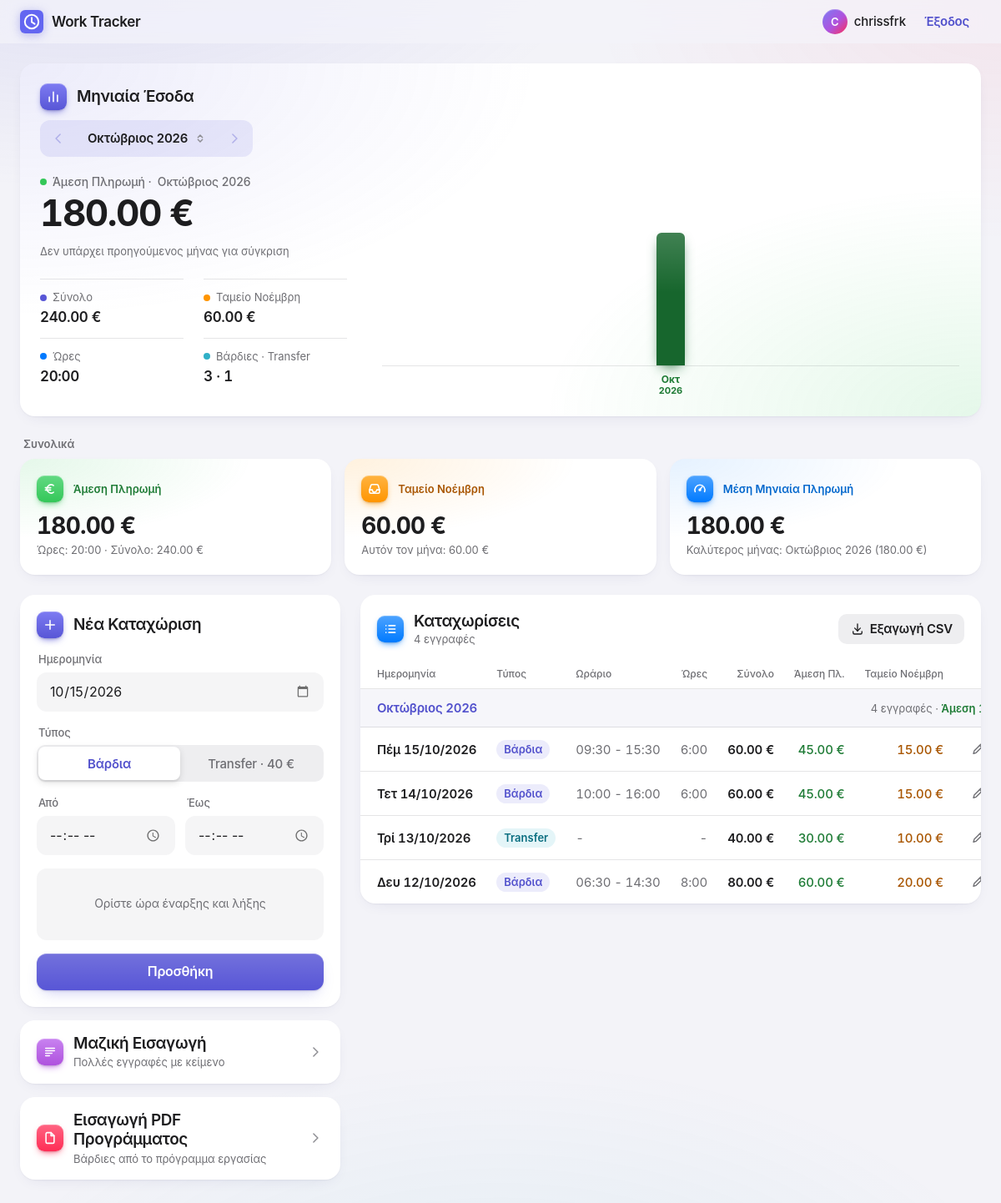
/ (signed in), run on the app's committed database.
### tables this page shows
CREATE TABLE users (
                    id INTEGER PRIMARY KEY AUTOINCREMENT,
                    username TEXT NOT NULL UNIQUE COLLATE NOCASE,
                    password_hash TEXT NOT NULL,
                    created_at TEXT
                );

CREATE TABLE records (
                    id INTEGER PRIMARY KEY AUTOINCREMENT,
                    date TEXT,
                    type TEXT,
                    description TEXT,
                    hours REAL,
                    total_eur REAL,
                    direct_eur REAL,
                    fund_eur REAL
                , user_id INTEGER REFERENCES users(id));

### app.py (the view)
@app.route("/")
def index():
    editing = None
    edit_id = request.args.get("edit", type=int)
    if edit_id is not None:
        editing = core.get_record(g.user["id"], edit_id)
    form = {"date": core.now_local().strftime("%Y-%m-%d"), "type": "shift", "start": "", "end": ""}
    if editing:
        form["date"] = editing["date"]
        form["type"] = editing["type"]
        if editing["type"] == "shift" and " - " in editing["description"]:
            form["start"], form["end"] = editing["description"].split(" - ")
    records = []
    for r in core.list_records(g.user["id"]):
        records.append({
            "id": r["id"],
            "month": r["date"][:7],
            "date": core.format_date_display(r["date"]),
            "type": r["type"],
            "desc": "-" if r["type"] == "transfer" else r["description"],
            "hours": core.format_hours_to_clock(r["hours"]),
            "total": f"{r['total_eur']:.2f} €",
            "direct": f"{r['direct_eur']:.2f} €",
            "fund": f"{r['fund_eur']:.2f} €",
        })
    monthly = core.get_monthly_totals(g.user["id"])
    months = core.get_month_overview(monthly)
    month_index = next((i for i, m in enumerate(months) if m["key"] == request.args.get("month")),
                       next(i for i, m in enumerate(months) if m["current"]))
    by_key = {m["key"]: m for m in months}
    record_groups = []
    for rec in records:
        if not record_groups or record_groups[-1]["key"] != rec["month"]:
            m = by_key.get(rec["month"], {})
            record_groups.append({"key": rec["month"], "label": m.get("label", rec["month"]),
                                  "direct": m.get("direct"), "records": []})
        record_groups[-1]["records"].append(rec)
    return render_template("index.html", stats=core.get_stats(monthly), records=records, record_groups=record_groups,
                           form=form, editing=editing, months=months, month_index=month_index)

### app.py (called while the page is built)
@app.before_request
def load_user():
    g.user = None
    user_id = session.get("user_id")
    if user_id is not None:
        g.user = core.get_user(user_id)
        if g.user is None:
            session.clear()
    if g.user is None and request.endpoint not in ("login", "register", "static"):
        return redirect(url_for("login"))

@app.context_processor
def inject_globals():
    return {"current_user": g.get("user"), "registration_open": bool(INVITE_CODE)}

### core.py (called while the page is built)
def now_local():
    return datetime.now(TZ)

def connect():
    return sqlite3.connect(DB_NAME)

def get_user(user_id):
    conn = connect()
    conn.row_factory = sqlite3.Row
    res = conn.execute("SELECT * FROM users WHERE id=?", (user_id,)).fetchone()
    conn.close()
    return dict(res) if res else None

def format_hours_to_clock(decimal_hours):
    if decimal_hours == 0: return "-"
    h = int(decimal_hours)
    m = int(round((decimal_hours - h) * 60))
    return f"{h}:{m:02d}"

def format_date_display(date_str):
    d = datetime.strptime(date_str, "%Y-%m-%d")
    return f"{GR_DAYS[d.weekday()]}  {d.strftime('%d/%m/%Y')}"

def list_records(user_id):
    conn = connect()
    conn.row_factory = sqlite3.Row
    rows = conn.execute("SELECT * FROM records WHERE user_id=? ORDER BY date DESC, id DESC", (user_id,)).fetchall()
    conn.close()
    return [dict(r) for r in rows]

def get_monthly_totals(user_id):
    conn = connect()
    conn.row_factory = sqlite3.Row
    rows = conn.execute("""SELECT substr(date, 1, 7) AS month, SUM(hours) AS hours, SUM(total_eur) AS total,
                                  SUM(direct_eur) AS direct, SUM(fund_eur) AS fund,
                                  SUM(type = 'shift') AS shifts, SUM(type = 'transfer') AS transfers
                           FROM records WHERE user_id=? GROUP BY month ORDER BY month""", (user_id,)).fetchall()
    conn.close()
    return [dict(r) for r in rows]

def month_range(first, last):
    year, month = map(int, first.split("-"))
    last_year, last_month = map(int, last.split("-"))
    while (year, month) <= (last_year, last_month):
        yield f"{year}-{month:02d}"
        year, month = (year + 1, 1) if month == 12 else (year, month + 1)

### templates/index.html (shortened to what this page needs)
{% extends "base.html" %}
{% from "_icons.html" import icon, chip %}
{% block navbar %}
<header class="navbar" id="navbar">
  <div class="navbar-inner">
    <h1 class="brand">
      <a href="{{ url_for('index') }}">
        <img src="{{ url_for('static', filename='icon.svg') }}" alt="" width="28" height="28">
        <span>Work Tracker</span>
      </a>
    </h1>
    <div class="account">
      <span class="avatar" aria-hidden="true">{{ current_user.username[:1]|upper }}</span>
      <span class="account-name">{{ current_user.username }}</span>
      <a class="btn btn-plain btn-sm" href="{{ url_for('logout') }}">Έξοδος</a>
    </div>
  </div>
</header>
{% endblock %}
{% block content %}
{% set m = months[month_index] %}
{% set prev_url = url_for('index', month=months[month_index - 1].key) ~ '#revenue' if month_index > 0 else None %}
{% set next_url = url_for('index', month=months[month_index + 1].key) ~ '#revenue' if month_index < months|length - 1 else None %}
<section class="card overview" id="revenue" aria-labelledby="revenue-title">
  <div class="overview-summary">
    <div class="overview-head">
      <div class="card-title">{{ chip('chart', 'indigo') }}<h2 class="title3" id="revenue-title">Μηνιαία Έσοδα</h2></div>
      <form method="get" action="{{ url_for('index') }}#revenue" class="stepper">
        <a class="btn btn-icon" data-step="-1" aria-label="Προηγούμενος μήνας"
           {% if prev_url %}href="{{ prev_url }}"{% else %}aria-disabled="true"{% endif %}>{{ icon('chevron-left') }}</a>
        <select name="month" aria-label="Επιλογή μήνα">
          {% for o in months|reverse %}
          <option value="{{ o.key }}" {% if o.key == m.key %}selected{% endif %}>{{ o.label }}</option>
          {% endfor %}
        </select>
        <a class="btn btn-icon" data-step="1" aria-label="Επόμενος μήνας"
           {% if next_url %}href="{{ next_url }}"{% else %}aria-disabled="true"{% endif %}>{{ icon('chevron-right') }}</a>
      </form>
    </div>
    <div class="overview-hero" aria-live="polite">
      <p class="key key-direct">Άμεση Πληρωμή · <span data-field="label">{{ m.label }}</span></p>
      <p class="hero-value" data-field="direct">{{ m.direct }}</p>
      <p class="delta">
        {% set no_delta = 'Δεν υπάρχει προηγούμενος μήνας για σύγκριση' %}
        <span data-field="vs" data-empty="{{ no_delta }}">{{ m.delta.vs if m.delta else no_delta }}</span>
      </p>
    </div>
    <dl class="metrics">
      <div><dt class="key key-total">Σύνολο</dt><dd data-field="total">{{ m.total }}</dd></div>
      <div><dt class="key key-fund">Ταμείο Νοέμβρη</dt><dd data-field="fund">{{ m.fund }}</dd></div>
      <div><dt class="key key-hours">Ώρες</dt><dd data-field="hours">{{ m.hours }}</dd></div>
      <div><dt class="key key-count">Βάρδιες · Transfer</dt><dd data-field="counts">{{ m.counts }}</dd></div>
    </dl>
  </div>
  <div class="chart-wrap">
    <div class="chart" aria-label="Άμεση πληρωμή ανά μήνα">
      {% for o in months %}
      <a class="bar{% if o.current %} is-current{% endif %}" href="{{ url_for('index', month=o.key) }}#revenue"
         tabindex="-1" title="{{ o.label }} · {{ o.direct }}" aria-label="{{ o.label }}: {{ o.direct }}"
         aria-current="{{ 'true' if loop.index0 == month_index else 'false' }}">
        <span class="bar-track"><span class="bar-fill" style="--h: {{ o.height }}%"></span></span>
        <span class="bar-label">{{ o.short }}<small>{{ o.year if loop.first or o.key.endswith('-01') else '' }}</small></span>
      </a>
      {% endfor %}
    </div>
  </div>
</section>
<section class="totals" aria-labelledby="totals-title">
  <h2 class="section-label" id="totals-title">Συνολικά</h2>
  <div class="stats">
    {% for key, title, tone, glyph in [('total', 'Άμεση Πληρωμή', 'green', 'euro'),
                                        ('fund', 'Ταμείο Νοέμβρη', 'orange', 'tray'),
                                        ('avg', 'Μέση Μηνιαία Πληρωμή', 'blue', 'gauge')] %}
    <div class="card stat tone-{{ tone }}">
      <div class="stat-head">{{ chip(glyph, tone) }}<p class="stat-label">{{ title }}</p></div>
      <p class="stat-value">{{ stats[key][0] }}</p>
      <p class="stat-sub">{{ stats[key][1] }}</p>
    </div>
    {% endfor %}
  </div>
</section>
<div class="workspace">
  <aside class="sidebar">
    <form method="post" id="entry-form" class="card entry stack{% if editing %} is-editing{% endif %}"
          action="{{ url_for('save_record', rec_id=editing.id) if editing else url_for('create_record') }}">
      <div class="card-header">
        <div class="card-title">{{ chip('pencil' if editing else 'plus', 'indigo') }}<h2 class="title3">{{ 'Επεξεργασία Καταχώρισης' if editing else 'Νέα Καταχώριση' }}</h2></div>
      </div>
      <div class="field">
        <label class="field-label" for="date">Ημερομηνία</label>
        <input type="date" id="date" name="date" value="{{ form.date }}" required>
      </div>
      <fieldset class="field">
        <legend class="field-label">Τύπος</legend>
        <div class="segmented">
          <label><input type="radio" name="type" value="shift" {% if form.type == 'shift' %}checked{% endif %}><span>Βάρδια</span></label>
          <label><input type="radio" name="type" value="transfer" {% if form.type == 'transfer' %}checked{% endif %}><span>Transfer · 40 €</span></label>
        </div>
      </fieldset>
      <div class="collapsible" id="time-fields">
        <div class="collapsible-body">
          <div class="field-row">
            <div class="field">
              <label class="field-label" for="start">Από</label>
              <input type="time" id="start" name="start" value="{{ form.start }}">
            </div>
            <div class="field">
              <label class="field-label" for="end">Έως</label>
              <input type="time" id="end" name="end" value="{{ form.end }}">
            </div>
          </div>
        </div>
      </div>
      <output class="preview" id="preview" for="start end" aria-live="polite"></output>
      <div class="btn-row">
        <button type="submit" class="btn btn-primary">{{ 'Αποθήκευση' if editing else 'Προσθήκη' }}</button>
      </div>
    </form>
    <details class="card disclosure">
      <summary>
        {{ chip('text', 'purple') }}
        <span class="disclosure-title">
          <span class="title3">Μαζική Εισαγωγή</span>
          <span class="footnote secondary">Πολλές εγγραφές με κείμενο</span>
        </span>
        {{ icon('chevron-right', 'icon disclosure-chevron') }}
      </summary>
    </details>
    <details class="card disclosure">
      <summary>
        {{ chip('doc', 'pink') }}
        <span class="disclosure-title">
          <span class="title3">Εισαγωγή PDF Προγράμματος</span>
          <span class="footnote secondary">Βάρδιες από το πρόγραμμα εργασίας</span>
        </span>
        {{ icon('chevron-right', 'icon disclosure-chevron') }}
      </summary>
    </details>
  </aside>
  <section class="card records" aria-labelledby="records-title">
    <div class="records-header">
      <div class="card-title">
        {{ chip('list', 'blue') }}
        <div>
        <h2 class="title3" id="records-title">Καταχωρίσεις</h2>
        <p class="footnote secondary">{{ records|length }} {{ 'εγγραφή' if records|length == 1 else 'εγγραφές' }}</p>
        </div>
      </div>
      {% if records %}
      <a class="btn btn-secondary btn-sm" href="{{ url_for('export_csv') }}">{{ icon('download') }}Εξαγωγή CSV</a>
      {% endif %}
    </div>
    {% if records %}
    <table>
      <thead>
        <tr>
          <th scope="col">Ημερομηνία</th><th scope="col">Τύπος</th><th scope="col">Ωράριο</th>
          <th scope="col" class="num">Ώρες</th><th scope="col" class="num">Σύνολο</th><th scope="col" class="num">Άμεση Πλ.</th>
          <th scope="col" class="num">Ταμείο Νοέμβρη</th><th scope="col"><span class="visually-hidden">Ενέργειες</span></th>
        </tr>
      </thead>
      {% for group in record_groups %}
      <tbody>
        <tr class="group-row">
          <th colspan="8" scope="rowgroup">
            <span class="group-head">
              <span>{{ group.label }}</span>
              <span class="group-meta">{{ group.records|length }} {{ 'εγγραφή' if group.records|length == 1 else 'εγγραφές' }}{% if group.direct %} · <span class="group-direct">Άμεση {{ group.direct }}</span>{% endif %}</span>
            </span>
          </th>
        </tr>
        {% for r in group.records %}
        <tr class="rec-{{ r.type }}{% if editing and editing.id == r.id %} selected{% endif %}">
          <td class="c-date">{{ r.date }}</td>
          <td class="c-type"><span class="type-badge {{ r.type }}">{{ 'Βάρδια' if r.type == 'shift' else 'Transfer' }}</span></td>
          <td class="c-desc">{{ r.desc }}</td>
          <td class="num c-hours" data-label="Ώρες">{{ r.hours }}</td>
          <td class="num c-total" data-label="Σύνολο">{{ r.total }}</td>
          <td class="num c-direct" data-label="Άμεση">{{ r.direct }}</td>
          <td class="num c-fund" data-label="Ταμείο">{{ r.fund }}</td>
          <td class="actions">
            <a class="icon-btn" href="{{ url_for('index', edit=r.id) }}#entry-form" title="Επεξεργασία" aria-label="Επεξεργασία: {{ r.date }}">{{ icon('pencil') }}</a>
          </td>
        </tr>
        {% endfor %}
      </tbody>
      {% endfor %}
    </table>
    {% endif %}
  </section>
</div>
{% endblock %}

### templates/base.html (shortened to what this page needs)
{% from "_icons.html" import icon %}
<!doctype html>
<html lang="el">
<head>
  <link rel="stylesheet" href="{{ url_for('static', filename='style.css') }}">
</head>
<body>
  {% block navbar %}{% endblock %}
  <main class="{% block main_class %}container{% endblock %}">
    {% block content %}{% endblock %}
  </main>
</body>
</html>

### templates/_icons.html (shortened to what this page needs)
{% macro chip(name, tone) -%}
<span class="chip tone-{{ tone }}" aria-hidden="true">{{ icon(name) }}</span>
{%- endmacro %}
{% macro icon(name, class="icon") -%}
<svg class="{{ class }}" viewBox="0 0 24 24" aria-hidden="true" focusable="false">{{ ICONS[name]|safe }}</svg>
{%- endmacro %}

### data on the page
users: username "C", username "chrissfrk"
records: date "Πέμ 15/10/2026", type "Βάρδια", desc "09:30 - 15:30", hours "6:00", total "60.00 €", direct "45.00 €", fund "15.00 €"
records: date "Τετ 14/10/2026", type "Βάρδια", desc "10:00 - 16:00", hours "6:00", total "60.00 €", direct "45.00 €", fund "15.00 €"
records: date "Τρί 13/10/2026", type "Transfer", desc "-", hours "-", total "40.00 €", direct "30.00 €", fund "10.00 €"
records: date "Δευ 12/10/2026", type "Βάρδια", desc "06:30 - 14:30", hours "8:00", total "80.00 €", direct "60.00 €", fund "20.00 €"

### other printed values
{{ m.label }} "Οκτώβριος 2026"
{{ m.direct }} "180.00 €"
{{ m.delta.vs if m.delta else no_delta }} "Δεν υπάρχει προηγούμενος μήνας για σύγκριση"
{{ m.total }} "240.00 €"
{{ m.fund }} "60.00 €"
{{ m.hours }} "20:00"
{{ m.counts }} "3 · 1"
{{ o.short }} "Οκτ"
{{ o.year if loop.first or o.key.endswith('-01') else '' }} "2026"
{{ title }} "Άμεση Πληρωμή" "Ταμείο Νοέμβρη" "Μέση Μηνιαία Πληρωμή"
{{ stats[key][0] }} "180.00 €" "60.00 €" "180.00 €"
{{ stats[key][1] }} "Ώρες: 20:00 · Σύνολο: 240.00 €" "Αυτόν τον μήνα: 60.00 €" "Καλύτερος μήνας: Οκτώβριος 2026 (180.00 €)"
{{ 'Επεξεργασία Καταχώρισης' if editing else 'Νέα Καταχώριση' }} "Νέα Καταχώριση"
{{ 'Αποθήκευση' if editing else 'Προσθήκη' }} "Προσθήκη"
{{ records|length }} "4"
